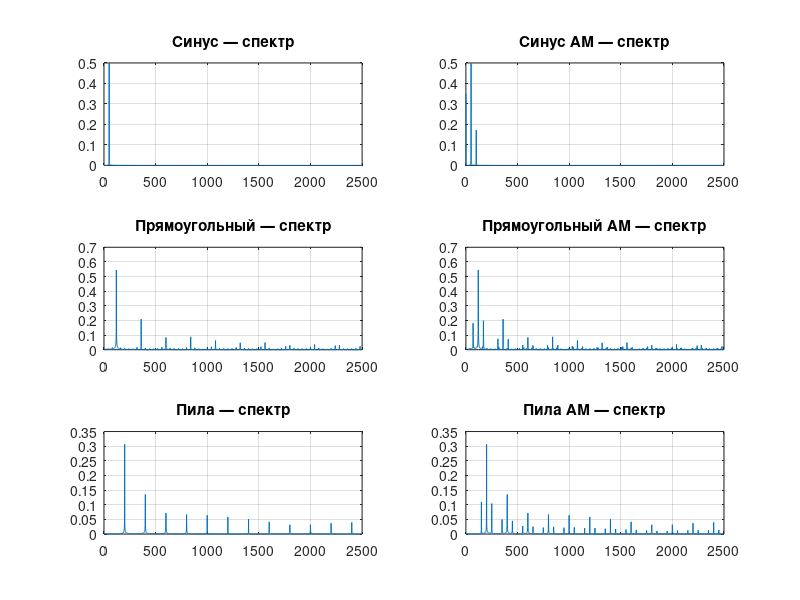

MATLAB code for this plot:
% =========================================================
% Задание 2 (без Signal Processing Toolbox)
% =========================================================

clear;
clc;
close all;

%% Параметры

Fs = 5000;
L  = 4096;
t  = (0:L-1)/Fs;

f_sin = 50;
f_sq  = 120;
f_saw = 200;

%% Несущая и модуляция

f_mod = 50;
m_index = 0.7;

%% Сигналы

x_sin = sin(2*pi*f_sin*t);

% --- прямоугольный сигнал (без square) ---
x_sq = sign(sin(2*pi*f_sq*t));
x_sq(x_sq == 0) = 1;

% --- пилообразный сигнал (без sawtooth) ---
x_saw = 2*(t*f_saw - floor(t*f_saw + 0.5));

%% Амплитудная модуляция

mod_signal = 1 + m_index*sin(2*pi*f_mod*t);

am_sin = x_sin .* mod_signal;
am_sq  = x_sq  .* mod_signal;
am_saw = x_saw .* mod_signal;

%% FFT

X_sin = fft(x_sin);
X_sq  = fft(x_sq);
X_saw = fft(x_saw);

Xam_sin = fft(am_sin);
Xam_sq  = fft(am_sq);
Xam_saw = fft(am_saw);

%% Частоты

f = Fs*(0:L/2-1)/L;

%% Спектры

S_sin = abs(X_sin)/L;
S_sq  = abs(X_sq)/L;
S_saw = abs(X_saw)/L;

Sam_sin = abs(Xam_sin)/L;
Sam_sq  = abs(Xam_sq)/L;
Sam_saw = abs(Xam_saw)/L;

%% Графики (не показываются)

fig = figure('Visible','off','Name','Спектры','NumberTitle','off');

subplot(3,2,1);
plot(f, S_sin(1:L/2)); grid on;
title('Синус — спектр');

subplot(3,2,2);
plot(f, Sam_sin(1:L/2)); grid on;
title('Синус АМ — спектр');

subplot(3,2,3);
plot(f, S_sq(1:L/2)); grid on;
title('Прямоугольный — спектр');

subplot(3,2,4);
plot(f, Sam_sq(1:L/2)); grid on;
title('Прямоугольный АМ — спектр');

subplot(3,2,5);
plot(f, S_saw(1:L/2)); grid on;
title('Пила — спектр');

subplot(3,2,6);
plot(f, Sam_saw(1:L/2)); grid on;
title('Пила АМ — спектр');

%% Сохранение

exportgraphics(fig, 'task2.png', 'Resolution', 300);
close(fig);

disp('Готово: task2.png');

drawnow;
exit;
